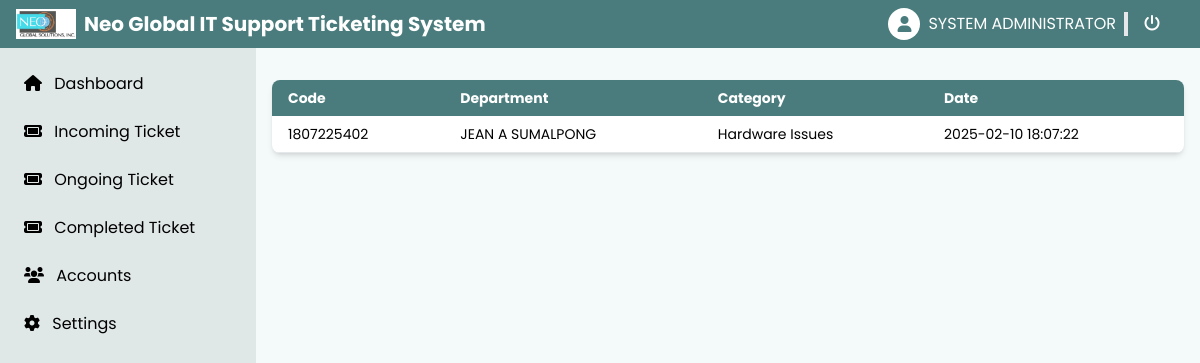
Before: /view/admin/ticket_ongoing.php (signed in) with the older database file.
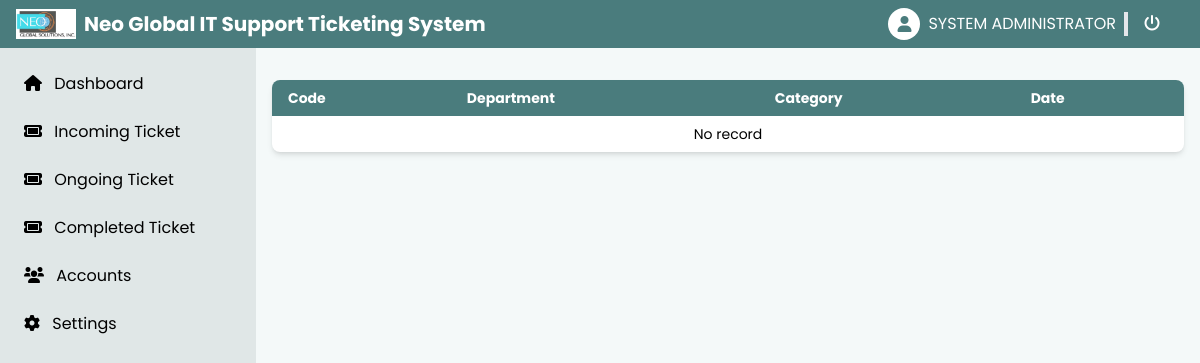
After: the same page with the newer database file.
### tables this page shows
CREATE TABLE `ticket`  (
  `ticket_no` int NOT NULL AUTO_INCREMENT,
  `ticket_code` varchar(255) NULL DEFAULT NULL,
  `description` longtext NULL,
  `request_by` varchar(255) NULL DEFAULT NULL,
  `priority_level` varchar(255) NULL DEFAULT NULL,
  `request_date` datetime NULL DEFAULT NULL,
  `status` varchar(255) NULL DEFAULT NULL,
  `assigned_to` varchar(255) NULL DEFAULT NULL,
  `updated_date` datetime NULL DEFAULT NULL,
  `category` varchar(255) NULL DEFAULT NULL,
  `feedback` varchar(10) NULL DEFAULT 'NO',
  `re_requested` varchar(10) NULL DEFAULT 'NO',
  PRIMARY KEY (`ticket_no`) USING BTREE
);

### database/config.php (called while the page is built, shortened)
<?php
class DatabaseConnector
{
    private $host = 'localhost';
    private $port = 3307;
    private $db = 'neo-ticketing';
    private $user = 'codegehan';
    private $pass = '!@#Admin123*';
    private $charset = 'utf8mb4';
    public $pdo;
    private function connect()
    {
        $dsn = "mysql:host={$this->host};port={$this->port};dbname={$this->db};charset={$this->charset}";
        $options = [
            PDO::ATTR_ERRMODE            => PDO::ERRMODE_EXCEPTION,
            PDO::ATTR_DEFAULT_FETCH_MODE => PDO::FETCH_ASSOC,
            PDO::ATTR_EMULATE_PREPARES   => false,
        ];
        try {
            $this->pdo = new PDO($dsn, $this->user, $this->pass, $options);
        } catch (\PDOException $e) {
            throw new \PDOException($e->getMessage(), (int)$e->getCode());
        }
    }
    public function closeConnection()
    {
        $this->pdo = null;
    }
    public function query($sql, $params = [])
    {
        try{
            $this->pdo->beginTransaction();
            $stmt = $this->pdo->prepare($sql);
            $result = $stmt->execute($params);
            if ($result) {
                $this->pdo->commit();
                return $stmt;
            } else {
                throw new \PDOException("Failed to execute request.");
            }
        } catch (\PDOException $e) {
            $this->pdo->rollBack();
            error_log("Database Error: " . $e->getMessage());
            return false;
        }
        finally {
            $this->closeConnection();
        }
    }
    public function fetchAll($sql, $params = [])
    {
        try {
            $stmt = $this->query($sql, $params);
            return $stmt->fetchAll();
        } finally {
            $this->closeConnection();
        }
    }
}

### view/admin/ticket_ongoing.php (the view, shortened to what this page needs)
<?php
include('components/header.php');
include('components/s-navbar.php');
$sql = "SELECT ticket_code, request_by, request_date, category FROM ticket WHERE status = 'ACCEPTED'";
$ongoingTicket = $db->fetchAll($sql);
?>
<div class="mx-auto w-full px-4 py-8 text-sm">
    <div class="bg-white shadow-md rounded-lg overflow-hidden">
        <table class="w-full">
            <thead class="bg-primary text-white">
                <tr>
                    <th class="px-4 py-2 text-left">Code</th>
                    <th class="px-4 py-2 text-left">Department</th>
                    <th class="px-4 py-2 text-left">Category</th>
                    <th class="px-4 py-2 text-left">Date</th>
                </tr>
            </thead>
            <tbody>
                <?php if (count($ongoingTicket) > 0): ?>
                    <?php foreach ($ongoingTicket as $ticket): ?>
                        <tr class="border-b hover:bg-gray-100">
                            <td class="px-4 py-2"><?php echo $ticket['ticket_code']; ?></td>
                            <td class="px-4 py-2"><?php echo $ticket['request_by']; ?></td>
                            <td class="px-4 py-2"><?php echo $ticket['category']; ?></td>
                            <td class="px-4 py-2"><?php echo $ticket['request_date']; ?></td>
                        </tr>
                    <?php endforeach; ?>
                <?php else: ?>
                    <tr>
                        <td colspan="4" class="px-4 py-2 text-center">No record</td>
                    </tr>
                <?php endif; ?>
            </tbody>
        </table>
    </div>
</div>
<?php
include('components/footer.php');
?>

Changed rows visible on the page:
removed ticket: ticket_code "1807225402", request_by "JEAN A SUMALPONG", category "Hardware Issues", request_date "2025-02-10 18:07:22"
Other visible differences:
text now shown: "No record"
